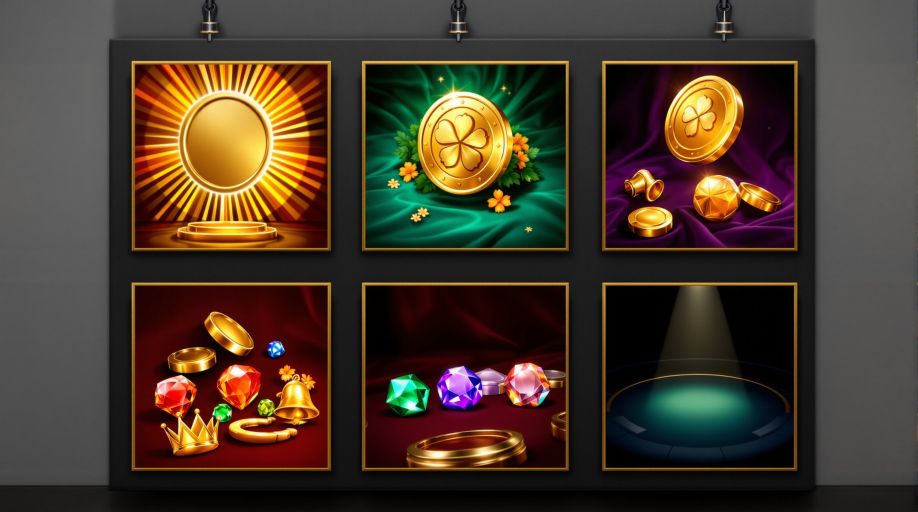
#> input picture web/art/six/concept-sheet.jpg, 2752 x 1536 px (shown at 1/3 size); its folder holds only this picture in this run
$ python -i process.py   (imports and definitions only)
#> lines starting #> are read from the running program, lines starting #| are printed output that depends on the picture; after the words box and inside, x2 and y2 are one past the last pixel; in counts of white or black regions, pixels touching at a corner belong together
#> further down, picture is the input picture: PIL image 2752x1536 RGB; mean R, G, B 72.3, 58.2, 43.7
"""Turns the six games' renders into game art (Sunburst Wheel, Coin Flip, Lucky Scratch, Gem Hand, Baccarat, Higher or Lower).
Run with the rembg venv from this folder: ~/.venvs/rembg/bin/python process.py"""
import os
import numpy as np
from PIL import Image, ImageDraw, ImageFilter
from rembg import new_session, remove

RAW, PUB = 'raw', '../../public/assets'
# [1 line that did not run here, left out]

def save(im, game, out):
    os.makedirs(f'{PUB}/{game}', exist_ok=True)
    im.save(f'{PUB}/{game}/{out}.webp', quality=92, method=6)

# [24 lines left out: functions cutout, fit, mask, not called in this run]

def sprite(name, game, out, size):
    save(fit(cutout(name), size, size), game, out)

# [58 lines left out: functions solid, star_sprite, round_sprite, not called in this run]

def silver(im):
    """Turns any gold flecks into silver (keeps the navy)."""
    hsv = np.array(im.convert('RGB').convert('HSV')).astype(np.int32)
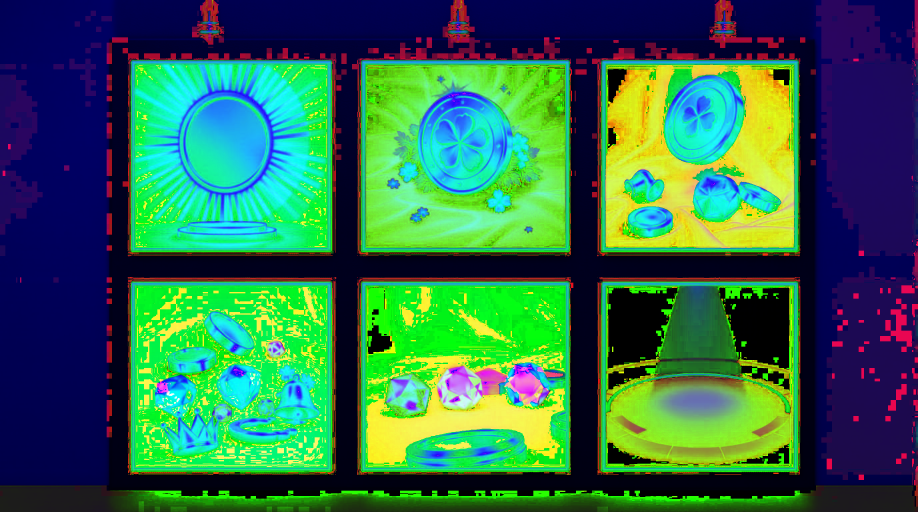
#> hsv: shape (1536, 2752, 3) int32 (shown at 1/3 size); mean R, G, B 47.4, 107.5, 77.9
    gold = (hsv[..., 0] > 10) & (hsv[..., 0] < 50)
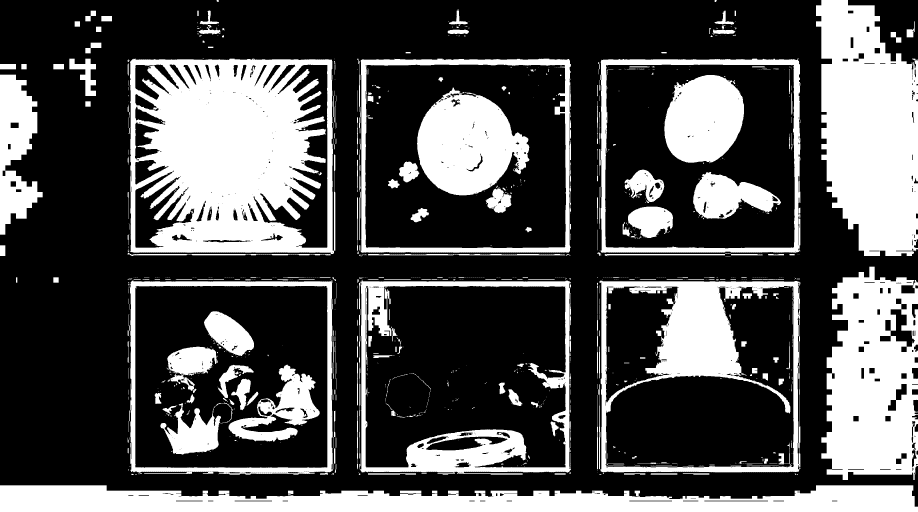
#> gold: shape (1536, 2752) bool (shown at 1/3 size); 31.7% white; 1457 white regions (1120 under 20 px), largest, box (x1, y1, x2, y2) and area: (390, 175, 1006, 762) 268282, (2448, 0, 2752, 768) 178368, (0, 1456, 2752, 1536) 160744
    hsv[..., 1] = np.where(gold, hsv[..., 1] // 10, hsv[..., 1])
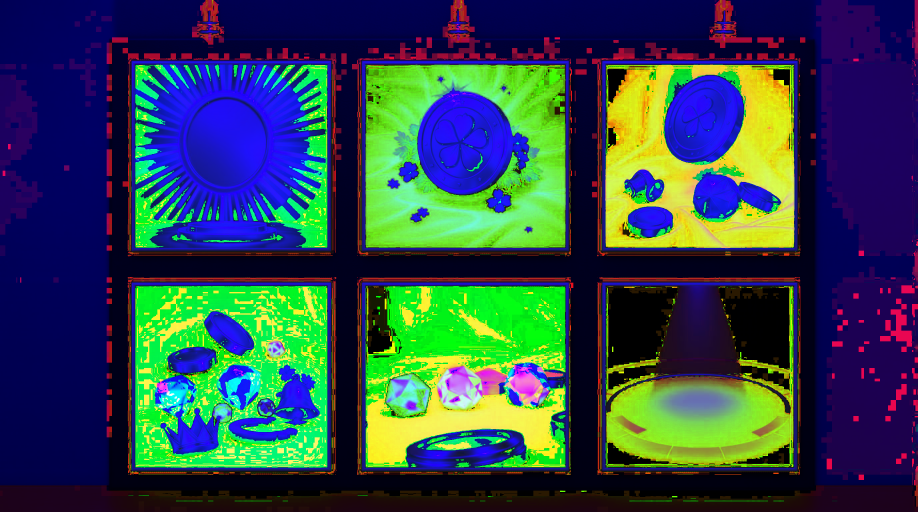
#> hsv: shape (1536, 2752, 3) int32 (shown at 1/3 size); mean R, G, B 47.4, 70.3, 77.9
    out = Image.fromarray(hsv.astype(np.uint8), 'HSV').convert('RGB').convert('RGBA')
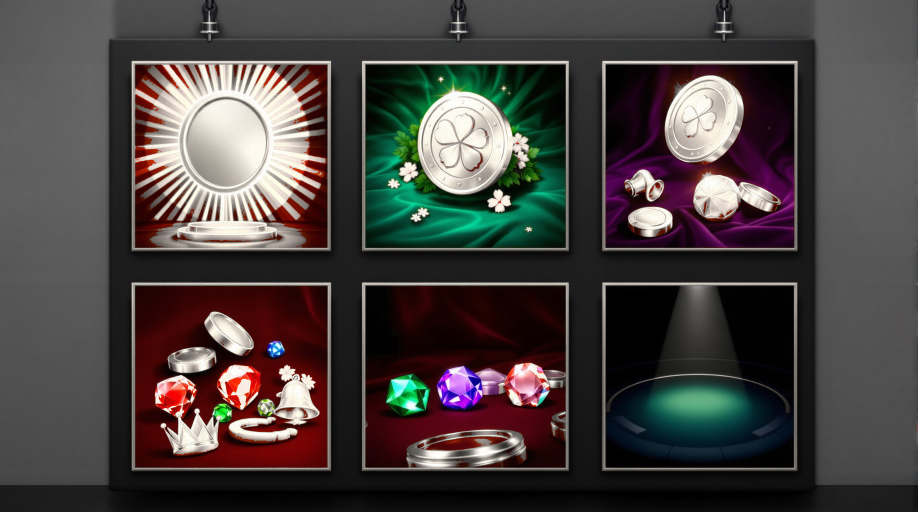
#> out: PIL image 2752x1536 RGBA (shown at 1/3 size); mean R, G, B, A 72.3, 66.6, 65, 255
#> (the run stopped early here; a loop or call above may not have finished)
